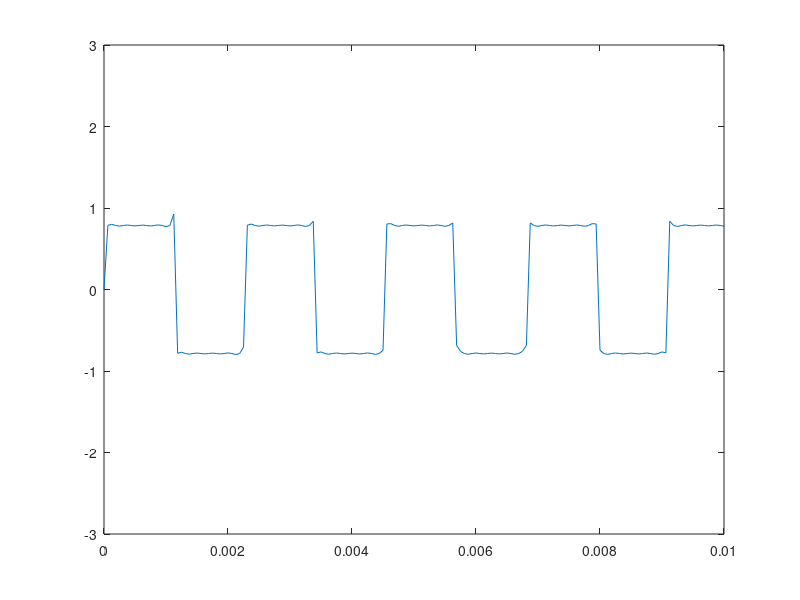

Reproduce this figure in MATLAB.
clear all;

Fs=16000;
f=440;
t=[0:2*(Fs-1)]/Fs;

y=0;
for k=1:50;
    y=y+1/(2*k-1)*sin(2*pi*f*(2*k-1)*t);
end


plot(t,y);
axis([0 0.01 -3 3]);
